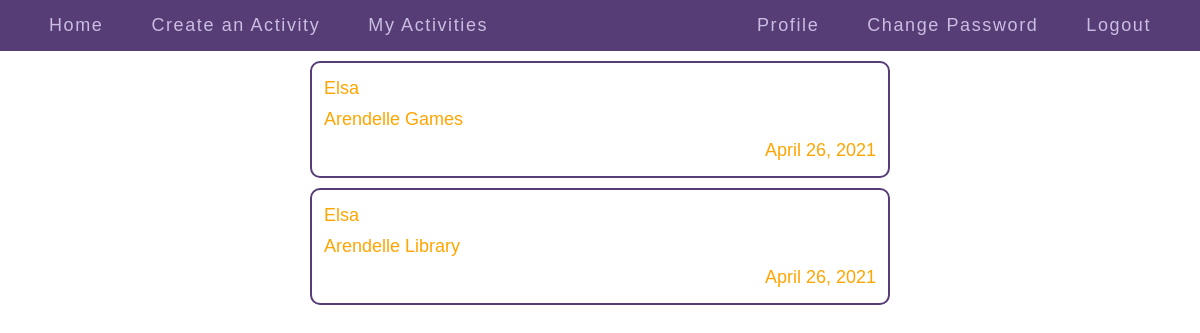
The app's page /my-activities/ (signed in) with its own data.
### meet/models.py (models this page shows, shortened)
class Activity(models.Model):
    user = models.ForeignKey(User, on_delete=models.CASCADE, related_name="activities")
    title = models.CharField(max_length=128)
    description = models.TextField()
    time = models.DateTimeField(default=timezone.now)

### meet/views.py (the view)
# urls.py: path("my-activities/", views.myactivities, name="my_activities"),
@login_required(login_url='/')
def myactivities(request):
    activities = Activity.objects.filter(user=request.user)
    return render(request, "meet/myactivities.html", {
    "activities": activities
    })

### meet/templates/meet/myactivities.html
{% extends "meet/layout.html" %}
{% block body %}
  <div class="index_page">
    {% for activity in activities %}
      <div class="indexpage_activity">
        <div>
          {{ activity.user.username }}
        </div>
        <div>
          {{ activity.title }}
        </div>
        <div class="indexpage_posted_on">
          {{ activity.time|date:"F d, Y" }}
        </div>
      </div>
    {% endfor %}
  </div>
{% endblock %}

### meet/static/meet/styles.css (style rules this page uses)
* { font-family: Arial, sans-serif; }
html, body { padding: 0; margin: 0; }
.form_register, .form_update, .password_forms, .activity_form, .index_page { width: 75%; min-width: 300px; max-width: 600px; }
.index_page { margin: auto; }
.index_page > * { margin: 10px; }
.indexpage_activity > * { margin: 2px; }
.indexpage_activity { border: 2px solid #563d76; color: orange; display: flex; flex-direction: column; padding: 10px; border-radius: 10px; font-size: 18px; position: relative; }
.indexpage_activity .indexpage_posted_on { align-self: flex-end; }

### records on screen
Activity: user.username "Elsa", title "Arendelle Games", time "April 26, 2021"
Activity: user.username "Elsa", title "Arendelle Library", time "April 26, 2021"
